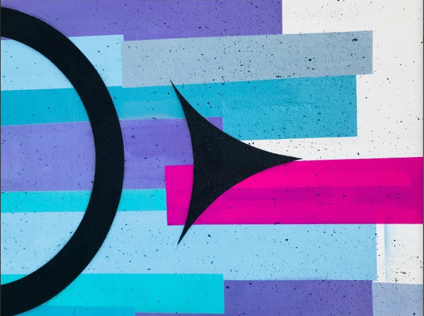
#> input picture cv1/filters/img1.png, 424 x 316 px, found by its file name
$ python task1.py
#> lines starting #> are read from the running program, lines starting #| are printed output that depends on the picture
# Используя известные Вам фильтры, избавиться от черных точек на изображении
import cv2
import numpy as np
from matplotlib import pyplot as plt


def ShowImg(img,win_name):
    cv2.imshow(win_name, img)
    cv2.waitKey()


path = "S:\\git_intensive\\sd_course\\cv1\\filters\\img1.png"
img = cv2.imread(path, cv2.IMREAD_COLOR)
#> img is the input picture: shape (316, 424, 3); mean B, G, R 186.2, 140.2, 117

# BLUR
img_blur = cv2.blur(img, (13, 13))
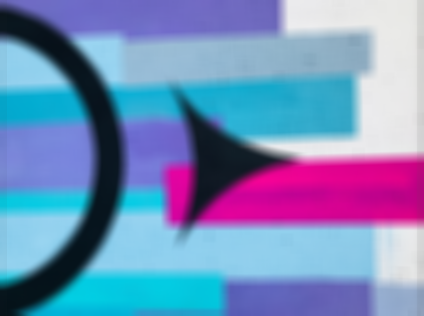
#> img_blur: shape (316, 424, 3); mean B, G, R 186.5, 140.4, 117.2
ShowImg(img_blur, 'blur')
# MEDIAN FILTER
img_median = cv2.medianBlur(img, 11)
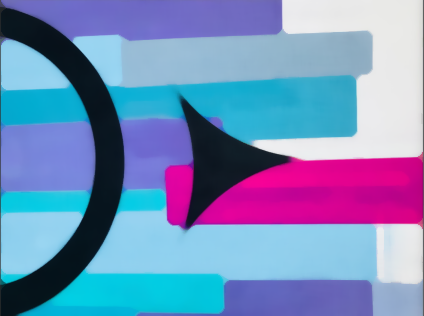
#> img_median: shape (316, 424, 3); mean B, G, R 186.9, 140.7, 117.5
ShowImg(img_median,'median')
# GAUSSIAN
img_gaussian = cv2.GaussianBlur(img, (17, 17), 0)
ShowImg(img_gaussian,'gaussian')
# BILATERAL
img_bilateral = cv2.bilateralFilter(img, d=20, sigmaColor=90, sigmaSpace=20)
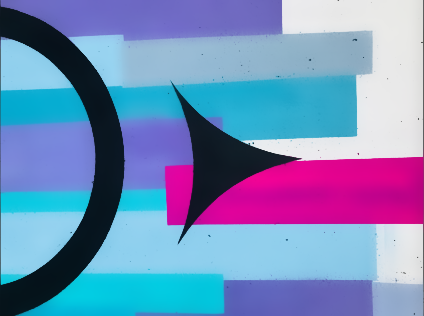
#> img_bilateral: shape (316, 424, 3); mean B, G, R 186.6, 140.4, 117.3
ShowImg(img_bilateral,'bilateral')


# [6 lines of commented-out code are left out]

$ run again, with cv1/filters/img3.png copied over cv1/filters/img1.png
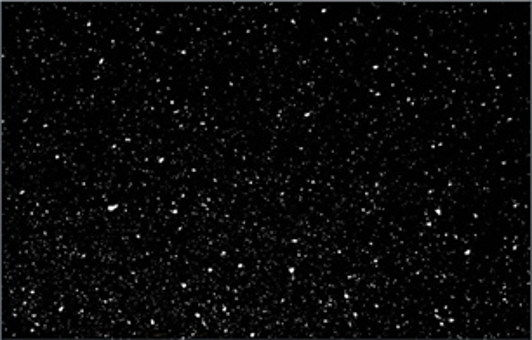
#> input picture cv1/filters/img3.png, 532 x 340 px, found by its file name
#> img is the input picture: shape (340, 532, 3); mean B, G, R 9.6, 9.5, 9.5
#> `img_blur = cv2.blur(img, (13, 13))`:
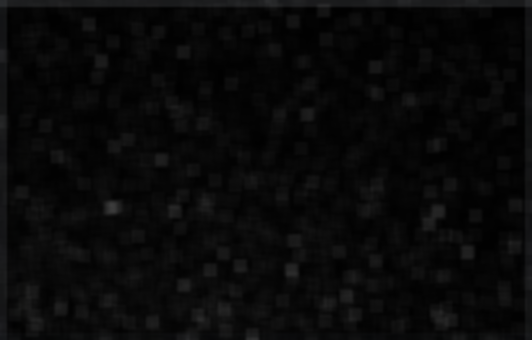
#> img_blur: shape (340, 532, 3); mean B, G, R 9.2, 9.2, 9.1
#> `img_bilateral = cv2.bilateralFilter(img, d=20, sigmaColor=90, sigmaSpa..`:
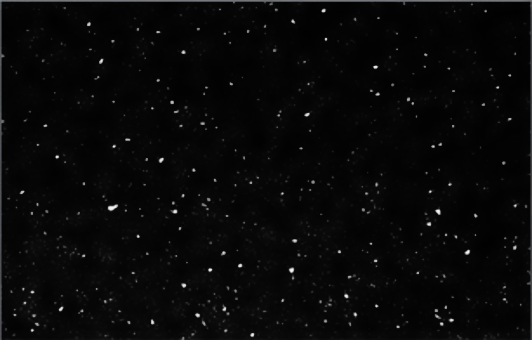
#> img_bilateral: shape (340, 532, 3); mean B, G, R 8.1, 8.1, 8

$ run again, with cv1/filters/test_filters.jpg saved as cv1/filters/img1.png
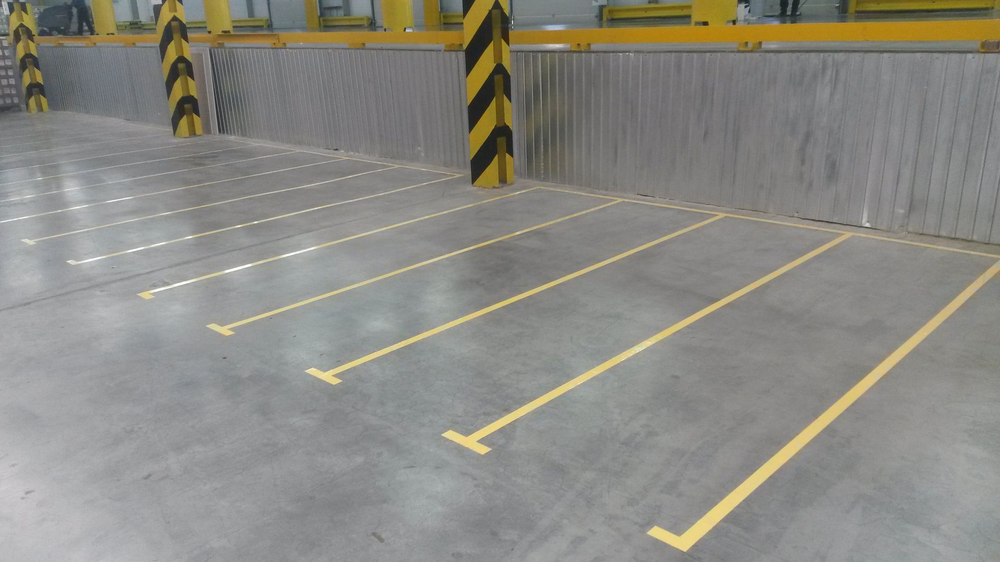
#> input picture cv1/filters/test_filters.jpg, 1000 x 562 px, shrunk from 1920 x 1080 before the run, found by its file name
#> img is the input picture: shape (562, 1000, 3); mean B, G, R 131.9, 138.4, 139.5
#> `img_blur = cv2.blur(img, (13, 13))`:
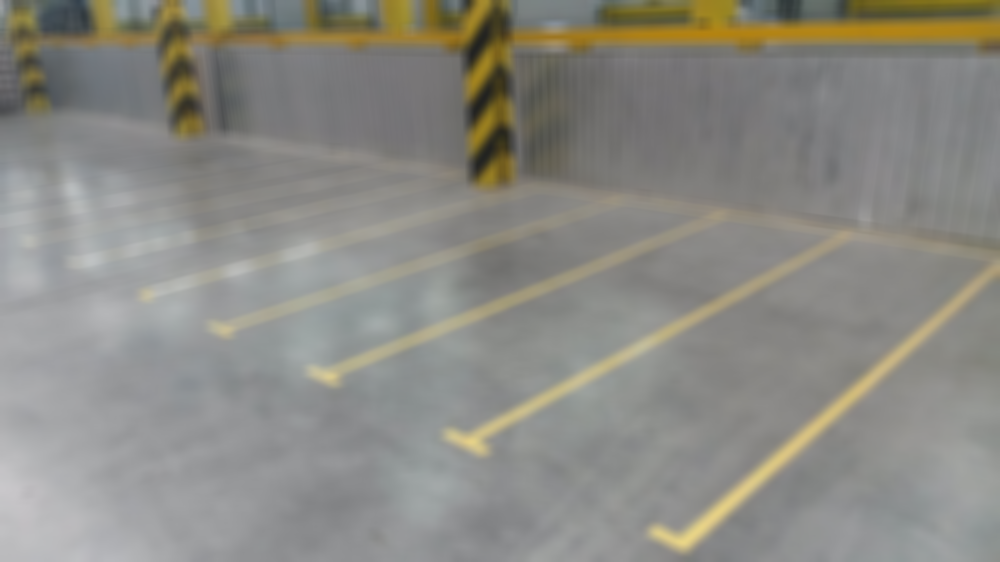
#> img_blur: shape (562, 1000, 3); mean B, G, R 131.9, 138.4, 139.5
